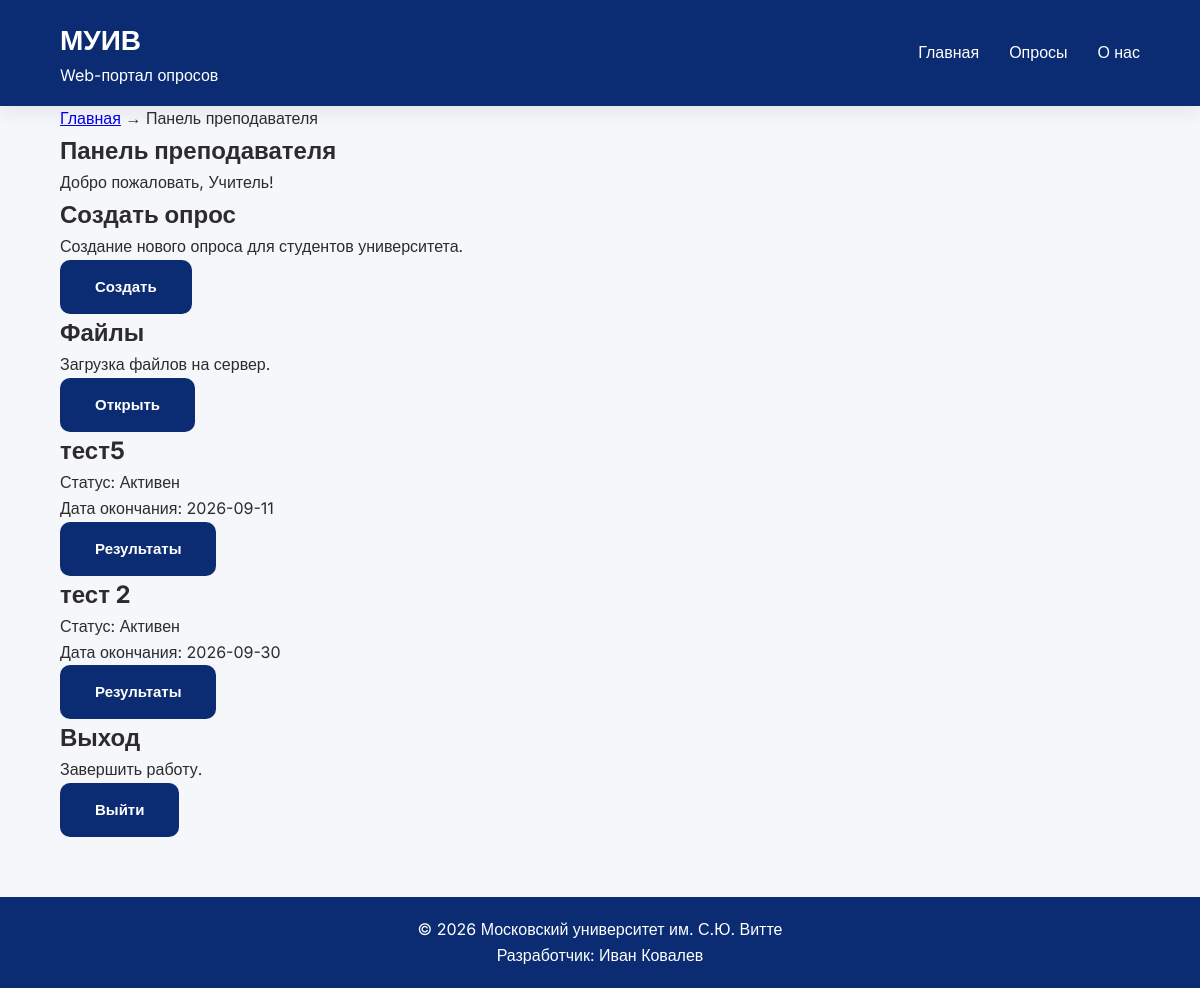
The page /teacher.php (signed in) on the database its author committed.
### tables this page shows
CREATE TABLE `polls` (
  `POLL_ID` int(11) NOT NULL,
  `POLL_TITLE` varchar(150) NOT NULL,
  `POLL_DESCRIPTION` text DEFAULT NULL,
  `POLL_START_DATE` date NOT NULL,
  `POLL_END_DATE` date NOT NULL,
  `POLL_STATUS` varchar(30) NOT NULL,
  `POLL_CAT_ID` int(11) NOT NULL,
  `POLL_USER_ID` int(11) NOT NULL
);

### teacher.php (the view, shortened to what this page needs)
<?php
require_once __DIR__ . '/db.php';
$sql = "SELECT * FROM polls
        WHERE POLL_USER_ID = ?
        ORDER BY POLL_ID DESC";
$stmt = $pdo->prepare($sql);
$stmt->execute([$_SESSION['user_id']]);
$polls = $stmt->fetchAll(PDO::FETCH_ASSOC);
?>
<!DOCTYPE html>
<html lang="ru">
<head>
    <link rel="stylesheet"
          href="css/style.css">
</head>
<body>
<header>
    <div class="container">
        <div class="logo">
            <a href="index.php">
                <span>МУИВ</span>
                <small>Web-портал опросов</small>
            </a>
        </div>
        <nav>
            <ul class="menu">
                <li>
                    <a href="index.php">Главная</a>
                </li>
                <li>
                    <a href="polls.php">Опросы</a>
                </li>
                <li>
                    <a href="about.php">О нас</a>
                </li>
            </ul>
        </nav>
    </div>
</header>
<main>
<section class="teacher-panel">
    <div class="container">
        <div class="breadcrumbs">
            <a href="index.php">Главная</a>
            <span>→</span>
            <span>Панель преподавателя</span>
        </div>
        <h1>Панель преподавателя</h1>
        <p class="panel-description">
            Добро пожаловать,
            <?= htmlspecialchars($_SESSION['user_name']) ?>!
        </p>
        <div class="teacher-grid">
            <div class="teacher-card">
                <h2>Создать опрос</h2>
                <p>
                    Создание нового опроса для студентов университета.
                </p>
                <a href="create-poll.php" class="btn">
                    Создать
                </a>
            </div>
            <div class="teacher-card">
                <h2>Файлы</h2>
                <p>
                    Загрузка файлов на сервер.
                </p>
                <a href="files.php" class="btn">
                    Открыть
                </a>
            </div>
            <?php foreach ($polls as $poll): ?>
                <div class="teacher-card">
                    <h2>
                        <?= htmlspecialchars($poll['POLL_TITLE']) ?>
                    </h2>
                    <p>
                        Статус:
                        <?= htmlspecialchars($poll['POLL_STATUS']) ?>
                    </p>
                    <p>
                        Дата окончания:
                        <?= htmlspecialchars($poll['POLL_END_DATE']) ?>
                    </p>
                    <a
                        href="results.php?id=<?= $poll['POLL_ID'] ?>"
                        class="btn"
                    >
                        Результаты
                    </a>
                </div>
            <?php endforeach; ?>
            <div class="teacher-card">
                <h2>Выход</h2>
                <p>
                    Завершить работу.
                </p>
                <a href="index.php" class="btn">
                    Выйти
                </a>
            </div>
        </div>
    </div>
</section>
</main>
<footer>
    © 2026 Московский университет им. С.Ю. Витте
    <br>
    Разработчик: Иван Ковалев
</footer>
</body>
</html>

### css/style.css (style rules this page uses)
* { margin: 0; padding: 0; box-sizing: border-box; }
:root { --primary:#0b2b72; --primary-dark:#16235A; --secondary:#8B1E3F; --secondary-dark:#6F1732; --background:#F5F7FA; --white:#FFFFFF; --text:#2C2C2C; --border:#D8DCE5; --radius:12px; --shadow:0 6px 20px rgba(0,0,0,.08); --transition:.25s; }
body { font-family: 'Inter', sans-serif; background:var(--background); color:var(--text); line-height:1.6; }
.container { width:90%; max-width:1200px; margin:auto; }
header { background:var(--primary); color:white; padding:18px 0; box-shadow:var(--shadow); }
header .container { display:flex; justify-content:space-between; align-items:center; }
.logo { font-size:24px; font-weight:700; }
.logo a { display:flex; flex-direction:column; text-decoration:none; color:white; }
.logo span { font-size:28px; color:white; }
.logo small { font-size:16px; font-weight:400; color:white; }
nav ul { display:flex; list-style:none; gap:30px; }
nav a { color:white; text-decoration:none; transition:var(--transition); font-weight:500; }
.btn { display:inline-block; background:var(--primary); color:white; padding:15px 35px; border-radius:10px; text-decoration:none; transition:var(--transition); font-weight:600; border:none; font-family:'Inter', sans-serif; font-size:15px; cursor:pointer; }
html { height:100%; }
body { min-height:100%; display:flex; flex-direction:column; }
main { flex:1; }
footer { background:var(--primary); color:white; text-align:center; padding:20px; margin-top:60px; }

### rows shown on the page
polls: POLL_TITLE "тест5", POLL_STATUS "Активен", POLL_END_DATE "2026-09-11"
polls: POLL_TITLE "тест 2", POLL_STATUS "Активен", POLL_END_DATE "2026-09-30"

### other values the page prints
$_SESSION['user_name'] "Учитель"
